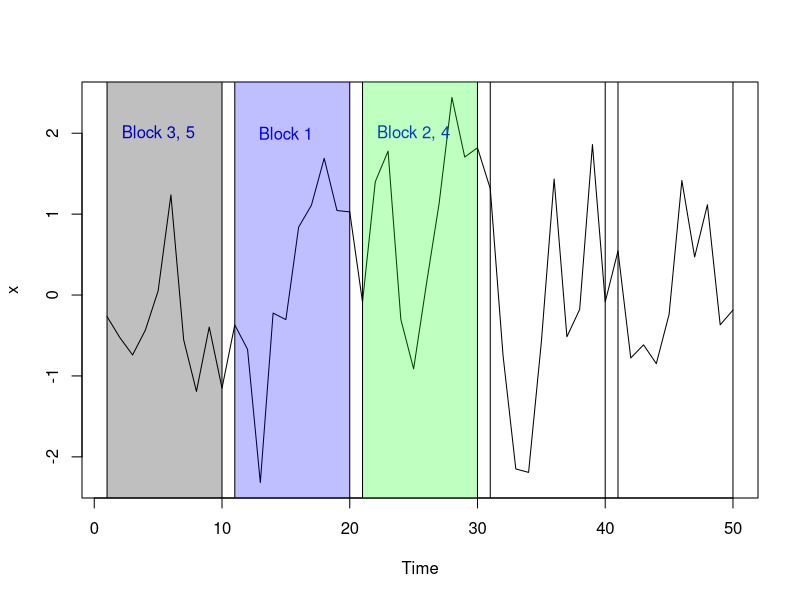

Reproduce this figure in R. (Note: this script raises an error after producing the figure.)
## ---- chunk 1
set.seed(5)
(x <- arima.sim(list(ar = 0.2), n = 50, sd = 1)) 
pdf("orig_ts.pdf", width = 15)
plot.ts(x)
text(x=c(5, 15, 25), y=c(2, 2, 2), labels=c("Block 3, 5", "Block 1", "Block 2, 4"), col="blue")
rect(1, -3, 10, 3, col= rgb(0,0,0,alpha=0.25))
rect(11, -3, 20, 3, col= rgb(0,0,1,alpha=0.25))
rect(21, -3, 30, 3, col= rgb(0,1,0,alpha=0.25))
rect(31, -3, 40, 3, col= rgb(0,1,1,alpha=0))
rect(41, -3, 50, 3, col= rgb(1,0,0,alpha=0))
dev.off()
## ---- chunk 2
set.seed(5)
(y1 <- x[nmblk(50, 10)])
pdf("nm_ts.pdf", width = 15)
plot.ts(y1)
text(x=c(5, 15, 25, 35, 45), y=c(2, 2, 2, 2, 2), labels=c("Block 1", "Block 2", "Block 3", "Block 4", "Block 5"), col="blue")
rect(1, -3, 10, 3, col= rgb(0,0,1,alpha=0.25))
rect(11, -3, 20, 3, col= rgb(0,1,0,alpha=0.25))
rect(21, -3, 30, 3, col= rgb(0,0,0,alpha=0.25))
rect(31, -3, 40, 3, col= rgb(0,1,0,alpha=0.25))
rect(41, -3, 50, 3, col= rgb(0,0,0,alpha=0.25))
dev.off()
## ---- chunk 3
set.seed(5)
(y2 <- x[mvblk(50, 10)])
pdf("mv_ts.pdf", width = 15)
plot.ts(y2)
text(x=c(5, 15, 25, 35, 45), y=c(2, 2, 2, 2, 2), labels=c("Block 1", "Block 2", "Block 3", "Block 4", "Block 5"), col="blue")
rect(1, -3, 10, 3, col= rgb(0,0,0,alpha=0.25))
rect(11, -3, 20, 3, col= rgb(0,0,1,alpha=0.25))
rect(21, -3, 30, 3, col= rgb(0,1,0,alpha=0.25))
rect(31, -3, 40, 3, col= rgb(0,1,1,alpha=0.25))
rect(41, -3, 50, 3, col= rgb(1,0,0,alpha=0.25))
dev.off()
## ---- chunk 4
pdf("orig_ts_2.pdf", width = 15)
plot.ts(x)
rect(2, -3, 11, 3, col= rgb(0,0,0,alpha=0.25))
rect(15, -3, 24, 3, col= rgb(0,0,1,alpha=0.5))
rect(11, -3, 20, 3, col= rgb(0,1,0,alpha=0.25))
rect(41, -3, 50, 3, col= rgb(0,1,1,alpha=0.25))
rect(21, -3, 30, 3, col= rgb(1,0,0,alpha=0.25))
text(x=c(6, 19, 15, 45, 25), y=c(2, -2, 2, 2, 2), labels=c("Block 1", "Block 2", "Block 3", "Block 4", "Block 5"), col="blue")
dev.off()
## ---- chunk 5
set.seed(5)
data <- blkboot(x, m1, 1000, 10)
library(ggplot2)
pdf('nm_dist.pdf')
hist(data$nm.stat, main = 'Distribution of Sample Means from Non-Moving Block Bootstrap', xlab = 'Sample Mean')
dev.off()
pdf('mv_dist.pdf')
hist(data$mv.stat, main = 'Distribution of Sample Means from Moving Block Bootstrap', xlab = 'Sample Mean')
dev.off()
